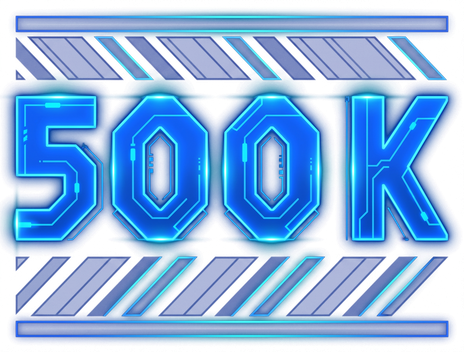
#> input picture game/hd_art/deff_105/award_01.png, 464 x 352 px; its folder holds only this picture in this run
$ python -i font_outline.py   (imports and definitions only)
#> lines starting #> are read from the running program, lines starting #| are printed output that depends on the picture
#> further down, picture is the input picture: PIL image 464x352 RGBA; mean R, G, B, A 30.4, 90.6, 166.5, 127.2
#!/usr/bin/env python3
"""Vector (TrueType) versions of the ROM's DMD fonts for the HD display mode (game/tools/dmd_mode.gd).

Each glyph's dots are traced into smooth outlines: the same level-set smoothing as scripts/dmd_hd.py
(bilinear enlargement, Gaussian blur of SIGMA dots, cut at CUT) gives a smooth field, marching squares
follow its CUT iso-line at TRACE samples per dot, and the closed polylines are simplified to within
TOLERANCE dots. So staircases become straight or curved edges and single dots become round, as in the HD
effect frames, but the outlines stay sharp at any size (4K included): Godot rasterises them at the
window's resolution.

Metrics are the ROM's, exactly: 1 dot = UNITS font units, units per em = the font's line height
(ascent + descent) in units, so a font drawn at font size = line height in dots puts every glyph where
the ROM's 128x32 layout puts it; advance = glyph width + x offset + font spacing (the ROM's text_width).

One TrueType file per ROM font (rom_font_NN.ttf) holds several layers of each character, drawn in order
by tron/rom_text_hd.gd:
- U+E000 + c: the cell: every dot the ROM draws (plain fonts paint a black rectangle under the glyph,
  outlined fonts a black border around the strokes); drawn black;
- c itself: the lit dots (level > 0), drawn in the text colour at the font's lowest level (so the font
  also works on its own, as an ordinary font);
- U+E000 + 0x100 * k + c (k >= 1): the dots at level >= levels[k] (shaded fonts 42-43 only), drawn over it
  at that level.
A glow atlas (rom_font_NN_glow.fnt + .png, BMFont at GLOW_SCALE pixels per dot) holds every glyph's lit
dots blurred (GLOW_SIGMAS), with the same advances: the soft bloom drawn behind the text.

Needs fontTools (pip install fonttools; in scripts/toolchain.py REQUIREMENTS) and Pillow.
"""
import math
import os
import re

import dmd_hd

TRACE = 16            # field samples per dot for marching squares
UNITS = 128           # font units per dot
TOLERANCE = 0.01      # polyline simplification, in dots (0.3 px on a 3840 px wide DMD)
PAD = 1               # dots of clear border around a glyph before smoothing (as dmd_hd.upscale_glyph)
CELL_PLANE = 0xE000
LEVEL_PLANE = 0xE000  # + 0x100 * k, k >= 1
GLOW_SCALE = 4        # glow atlas pixels per dot (the glow is soft: linear filtering enlarges it cleanly)
GLOW_PAD = 4          # dots of room around each glyph for the glow
GLOW_SIGMAS = ((0.45, 0.7), (1.3, 0.55))   # (Gaussian sigma in dots, weight): a tight halo and a wide bloom
VERSION = "1"
STAMP = 3881174400        # head created/modified: 2026-12-27 (fixed, so the build is reproducible)


# [8 lines left out: function field, not called in this run]


def trace(img, threshold=dmd_hd.CUT - 0.5):
    """Closed polylines of the iso-line `threshold` of the 'L' image img, in sample coordinates (pixel
    centres at integers), each with the inside (>= threshold) on its left when y points down."""
#> called with threshold = 117.5
    from PIL import ImageChops, ImageFilter
    W, H = img.size
#> W = 464; H = 352
    data = img.tobytes()
    inside = img.point(lambda p: 255 if p >= threshold else 0)
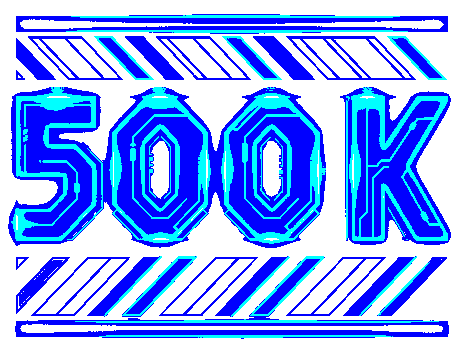
#> inside: PIL image 464x352 RGBA; mean R, G, B, A 10.8, 51, 226, 123.9; transparent parts drawn white
    edge = ImageChops.difference(inside.filter(ImageFilter.MaxFilter(3)), inside.filter(ImageFilter.MinFilter(3)))
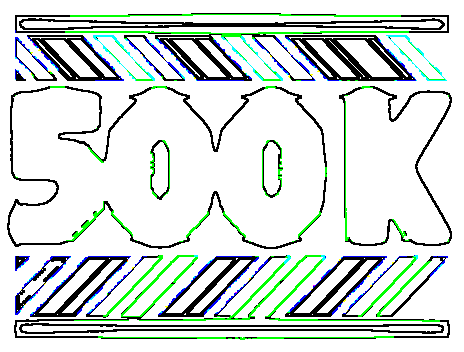
#> edge: PIL image 464x352 RGBA; mean R, G, B, A 34, 87, 44.2, 45.5; transparent parts drawn white
    points = {}

    def point(key):
        if key not in points:
            kind, x, y = key
            x2, y2 = (x + 1, y) if kind == "h" else (x, y + 1)
            a, b = data[y * W + x], data[y2 * W + x2]
            t = (threshold - a) / (b - a)
            points[key] = (x + (x2 - x) * t, y + (y2 - y) * t)
        return points[key]

    nxt = {}
    for m in re.finditer(rb"[^\x00]", edge.tobytes()):
        i = m.start()
        x, y = i % W, i // W
        if x >= W - 1 or y >= H - 1:
            continue
        va, vb, vc, vd = data[i], data[i + 1], data[i + W + 1], data[i + W]   # tl, tr, br, bl
        ia, ib, ic, id_ = va >= threshold, vb >= threshold, vc >= threshold, vd >= threshold
        if ia == ib == ic == id_:
            continue
        top, right, bottom, left = ("h", x, y), ("v", x + 1, y), ("h", x, y + 1), ("v", x, y)
        corners = (((x, y), ia, top, left), ((x + 1, y), ib, top, right),
                   ((x + 1, y + 1), ic, bottom, right), ((x, y + 1), id_, bottom, left))
        if ia == ic and ib == id_:                    # saddle: the centre decides which corners join
            centre_in = (va + vb + vc + vd) / 4 >= threshold
            cut = [c for c in corners if c[1] != centre_in]
            segs = [(c[2], c[3]) for c in cut]
        else:
            crossing = [e for e, (p, q) in ((top, (ia, ib)), (right, (ib, ic)), (bottom, (id_, ic)),
                                            (left, (ia, id_))) if p != q]
            segs = [tuple(crossing)]
        for p, q in segs:
            (px, py), (qx, qy) = point(p), point(q)
            s = sum(((qx - px) * (cy - py) - (qy - py) * (cx - px)) * (1 if cin else -1)
                    for (cx, cy), cin, _, _ in corners)
            if s > 0:                                 # inside must be on the left (cross < 0 with y down)
                p, q = q, p
            nxt[p] = q
#> this loop made 134934 passes
#> (i, va, vb, vc, vd, ia) on passes 3, 6, 10, 12, 15, 18, 21, 24, 26, 28: (2, 127, 2, 1, 255, True), (6, 0, 0, 1, 255, False), (40, 255, 255, 255, 0, True), (42, 255, 1, 2, 127, True), (46, 255, 1, 1, 255, True), (50, 0, 0, 1, 255, False), (54, 255, 1, 2, 127, True), (58, 0, 0, 1, 255, False), (61, 0, 0, 0, 255, False), (64, 255, 255, 127, 0, True)
#> (i, va, vb, vc, vd, ia) on passes 5, 17, 23: (5, 0, 0, 255, 255, False), (49, 0, 0, 255, 255, False), (57, 0, 0, 255, 255, False)
    loops = []
    while nxt:
        start, cur = next(iter(nxt.items()))
        del nxt[start]
        loop = [point(start)]
        while cur != start and cur in nxt:
            loop.append(point(cur))
            cur = nxt.pop(cur)
        if cur == start and len(loop) >= 3:
            loops.append(loop)
    return loops


# [26 lines left out: function simplify, not called in this run]


def area(loop):
    return sum(x0 * y1 - x1 * y0 for (x0, y0), (x1, y1) in zip(loop, loop[1:] + loop[:1])) / 2


# [23 lines left out: functions outlines, glyph_layers, not called in this run]


def font_levels(font, get):
    return sorted({v for g in font["glyphs"].values() for row in get(g["image"]) for v in row if 0 < v < 255})


# [139 lines left out: functions glyph_contours, write_ttf, write_glow, build_font, not called in this run]

>>> from PIL import Image
>>> picture = Image.open('../game/hd_art/deff_105/award_01.png')
>>> result = trace(picture)
